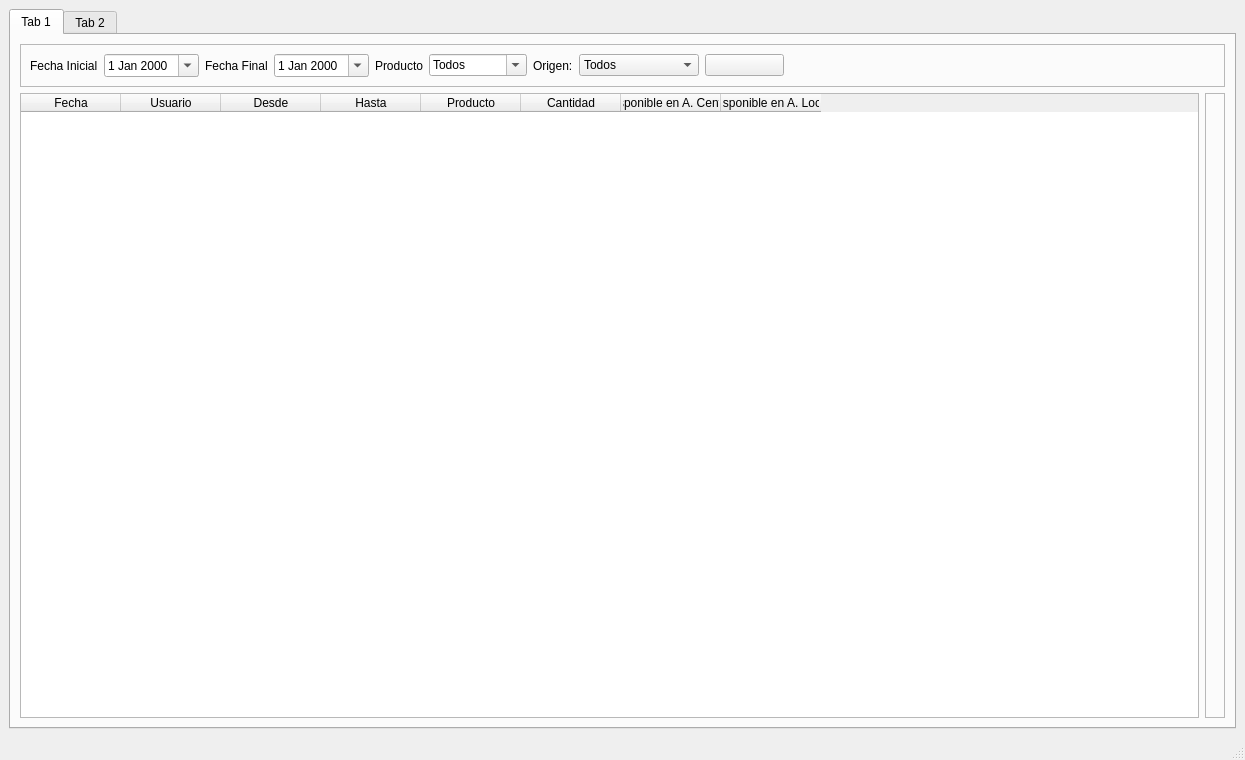
<?xml version="1.0" encoding="UTF-8"?>
<ui version="4.0">
 <class>form_transacciones</class>
 <widget class="QMainWindow" name="form_transacciones">
  <property name="geometry">
   <rect>
    <x>0</x>
    <y>0</y>
    <width>1245</width>
    <height>760</height>
   </rect>
  </property>
  <property name="windowTitle">
   <string>Transacciones</string>
  </property>
  <widget class="QWidget" name="centralwidget">
   <layout class="QGridLayout" name="gridLayout">
    <item row="0" column="0">
     <widget class="QTabWidget" name="tabWidget">
      <property name="currentIndex">
       <number>0</number>
      </property>
      <widget class="QWidget" name="movimientos">
       <attribute name="title">
        <string>Tab 1</string>
       </attribute>
       <layout class="QGridLayout" name="gridLayout_4">
        <item row="0" column="0" colspan="2">
         <widget class="QFrame" name="frame">
          <property name="frameShape">
           <enum>QFrame::StyledPanel</enum>
          </property>
          <property name="frameShadow">
           <enum>QFrame::Raised</enum>
          </property>
          <layout class="QGridLayout" name="gridLayout_2">
           <item row="0" column="1">
            <widget class="QDateEdit" name="de_fechaInicialMovimientos">
             <property name="calendarPopup">
              <bool>true</bool>
             </property>
            </widget>
           </item>
           <item row="0" column="0">
            <widget class="QLabel" name="label">
             <property name="text">
              <string>Fecha Inicial</string>
             </property>
            </widget>
           </item>
           <item row="0" column="2">
            <widget class="QLabel" name="label_2">
             <property name="text">
              <string>Fecha Final</string>
             </property>
            </widget>
           </item>
           <item row="0" column="3">
            <widget class="QDateEdit" name="de_fechaFinalMovimientos">
             <property name="calendarPopup">
              <bool>true</bool>
             </property>
            </widget>
           </item>
           <item row="0" column="7">
            <widget class="QComboBox" name="cb_origen">
             <property name="minimumSize">
              <size>
               <width>101</width>
               <height>0</height>
              </size>
             </property>
             <item>
              <property name="text">
               <string>Todos</string>
              </property>
             </item>
             <item>
              <property name="text">
               <string>Almacén Local</string>
              </property>
             </item>
             <item>
              <property name="text">
               <string>Almacén Central</string>
              </property>
             </item>
            </widget>
           </item>
           <item row="0" column="6">
            <widget class="QLabel" name="label_7">
             <property name="text">
              <string>Origen:</string>
             </property>
            </widget>
           </item>
           <item row="0" column="9">
            <spacer name="horizontalSpacer_5">
             <property name="orientation">
              <enum>Qt::Horizontal</enum>
             </property>
             <property name="sizeHint" stdset="0">
              <size>
               <width>40</width>
               <height>20</height>
              </size>
             </property>
            </spacer>
           </item>
           <item row="0" column="10">
            <spacer name="horizontalSpacer_4">
             <property name="orientation">
              <enum>Qt::Horizontal</enum>
             </property>
             <property name="sizeHint" stdset="0">
              <size>
               <width>40</width>
               <height>20</height>
              </size>
             </property>
            </spacer>
           </item>
           <item row="0" column="4">
            <widget class="QLabel" name="label_3">
             <property name="text">
              <string>Producto</string>
             </property>
            </widget>
           </item>
           <item row="0" column="11">
            <spacer name="horizontalSpacer">
             <property name="orientation">
              <enum>Qt::Horizontal</enum>
             </property>
             <property name="sizeHint" stdset="0">
              <size>
               <width>40</width>
               <height>20</height>
              </size>
             </property>
            </spacer>
           </item>
           <item row="0" column="5">
            <widget class="QComboBox" name="cb_productosMovimientos">
             <property name="minimumSize">
              <size>
               <width>98</width>
               <height>0</height>
              </size>
             </property>
             <property name="editable">
              <bool>true</bool>
             </property>
             <item>
              <property name="text">
               <string>Todos</string>
              </property>
             </item>
            </widget>
           </item>
           <item row="0" column="8">
            <widget class="QPushButton" name="pb_filtrarMovimientos">
             <property name="minimumSize">
              <size>
               <width>79</width>
               <height>0</height>
              </size>
             </property>
             <property name="maximumSize">
              <size>
               <width>106</width>
               <height>16777215</height>
              </size>
             </property>
             <property name="text">
              <string/>
             </property>
             <property name="icon">
              <iconset resource="recursos.qrc">
               <normaloff>:/images/Images/iconos_colores/filter_96px.png</normaloff>:/images/Images/iconos_colores/filter_96px.png</iconset>
             </property>
            </widget>
           </item>
          </layout>
         </widget>
        </item>
        <item row="1" column="1">
         <widget class="QFrame" name="frame_2">
          <property name="frameShape">
           <enum>QFrame::StyledPanel</enum>
          </property>
          <property name="frameShadow">
           <enum>QFrame::Raised</enum>
          </property>
          <layout class="QGridLayout" name="gridLayout_3"/>
         </widget>
        </item>
        <item row="1" column="0">
         <widget class="QTableWidget" name="tw_moviemientos">
          <column>
           <property name="text">
            <string>Fecha</string>
           </property>
          </column>
          <column>
           <property name="text">
            <string>Usuario</string>
           </property>
          </column>
          <column>
           <property name="text">
            <string>Desde</string>
           </property>
          </column>
          <column>
           <property name="text">
            <string>Hasta</string>
           </property>
          </column>
          <column>
           <property name="text">
            <string>Producto</string>
           </property>
          </column>
          <column>
           <property name="text">
            <string>Cantidad</string>
           </property>
          </column>
          <column>
           <property name="text">
            <string>Disponible en A. Central</string>
           </property>
          </column>
          <column>
           <property name="text">
            <string>Disponible en A. Local</string>
           </property>
          </column>
         </widget>
        </item>
       </layout>
      </widget>
      <widget class="QWidget" name="CompraExtraccion">
       <attribute name="title">
        <string>Tab 2</string>
       </attribute>
       <layout class="QGridLayout" name="gridLayout_5">
        <item row="0" column="0">
         <widget class="QFrame" name="frame_3">
          <property name="frameShape">
           <enum>QFrame::StyledPanel</enum>
          </property>
          <property name="frameShadow">
           <enum>QFrame::Raised</enum>
          </property>
          <layout class="QGridLayout" name="gridLayout_8">
           <item row="2" column="1">
            <widget class="QFrame" name="frame_5">
             <property name="frameShape">
              <enum>QFrame::StyledPanel</enum>
             </property>
             <property name="frameShadow">
              <enum>QFrame::Raised</enum>
             </property>
             <layout class="QGridLayout" name="gridLayout_7"/>
            </widget>
           </item>
           <item row="0" column="0" colspan="2">
            <widget class="QFrame" name="frame_4">
             <property name="frameShape">
              <enum>QFrame::StyledPanel</enum>
             </property>
             <property name="frameShadow">
              <enum>QFrame::Raised</enum>
             </property>
             <layout class="QGridLayout" name="gridLayout_6">
              <item row="0" column="3">
               <widget class="QDateEdit" name="de_fechaFinalCompraExtraccion">
                <property name="calendarPopup">
                 <bool>true</bool>
                </property>
               </widget>
              </item>
              <item row="0" column="2">
               <widget class="QLabel" name="label_6">
                <property name="text">
                 <string>Fecha Final</string>
                </property>
               </widget>
              </item>
              <item row="0" column="9">
               <widget class="QComboBox" name="cb_origenOperaciones">
                <property name="minimumSize">
                 <size>
                  <width>110</width>
                  <height>0</height>
                 </size>
                </property>
                <item>
                 <property name="text">
                  <string>Todos</string>
                 </property>
                </item>
                <item>
                 <property name="text">
                  <string>Almacén Local</string>
                 </property>
                </item>
                <item>
                 <property name="text">
                  <string>Almacén Central</string>
                 </property>
                </item>
               </widget>
              </item>
              <item row="0" column="8">
               <widget class="QLabel" name="label_9">
                <property name="text">
                 <string>Origen</string>
                </property>
               </widget>
              </item>
              <item row="0" column="0">
               <widget class="QLabel" name="label_5">
                <property name="text">
                 <string>Fecha Inicial</string>
                </property>
               </widget>
              </item>
              <item row="0" column="1">
               <widget class="QDateEdit" name="de_fechaInicialCompraExtraccion">
                <property name="calendarPopup">
                 <bool>true</bool>
                </property>
               </widget>
              </item>
              <item row="0" column="6">
               <widget class="QLabel" name="label_8">
                <property name="text">
                 <string>Operaciones</string>
                </property>
               </widget>
              </item>
              <item row="0" column="7">
               <widget class="QComboBox" name="cb_operaciones">
                <property name="minimumSize">
                 <size>
                  <width>90</width>
                  <height>0</height>
                 </size>
                </property>
                <item>
                 <property name="text">
                  <string>Todas</string>
                 </property>
                </item>
                <item>
                 <property name="text">
                  <string>Compra</string>
                 </property>
                </item>
                <item>
                 <property name="text">
                  <string>Extracción</string>
                 </property>
                </item>
               </widget>
              </item>
              <item row="0" column="4">
               <widget class="QLabel" name="label_4">
                <property name="text">
                 <string>Producto</string>
                </property>
               </widget>
              </item>
              <item row="0" column="10">
               <widget class="QPushButton" name="pb_filtrarCompraExtraccion">
                <property name="maximumSize">
                 <size>
                  <width>136</width>
                  <height>16777215</height>
                 </size>
                </property>
                <property name="text">
                 <string/>
                </property>
                <property name="icon">
                 <iconset resource="recursos.qrc">
                  <normaloff>:/images/Images/iconos_colores/filter_96px.png</normaloff>:/images/Images/iconos_colores/filter_96px.png</iconset>
                </property>
               </widget>
              </item>
              <item row="0" column="5">
               <widget class="QComboBox" name="cb_productosCompraExtraccion">
                <property name="minimumSize">
                 <size>
                  <width>106</width>
                  <height>0</height>
                 </size>
                </property>
                <property name="editable">
                 <bool>true</bool>
                </property>
                <item>
                 <property name="text">
                  <string>Todos</string>
                 </property>
                </item>
               </widget>
              </item>
              <item row="0" column="11">
               <spacer name="horizontalSpacer_7">
                <property name="orientation">
                 <enum>Qt::Horizontal</enum>
                </property>
                <property name="sizeHint" stdset="0">
                 <size>
                  <width>40</width>
                  <height>20</height>
                 </size>
                </property>
               </spacer>
              </item>
             </layout>
            </widget>
           </item>
           <item row="2" column="0">
            <widget class="QTableWidget" name="tw_CompraExtraccion">
             <column>
              <property name="text">
               <string>Fecha</string>
              </property>
             </column>
             <column>
              <property name="text">
               <string>Usuario</string>
              </property>
             </column>
             <column>
              <property name="text">
               <string>Tipo</string>
              </property>
             </column>
             <column>
              <property name="text">
               <string>Origen</string>
              </property>
             </column>
             <column>
              <property name="text">
               <string>Producto</string>
              </property>
             </column>
             <column>
              <property name="text">
               <string>Cantidad</string>
              </property>
             </column>
             <column>
              <property name="text">
               <string>Merma</string>
              </property>
             </column>
             <column>
              <property name="text">
               <string>Precio</string>
              </property>
             </column>
             <column>
              <property name="text">
               <string>Disponible</string>
              </property>
             </column>
            </widget>
           </item>
          </layout>
         </widget>
        </item>
       </layout>
      </widget>
     </widget>
    </item>
   </layout>
  </widget>
  <widget class="QMenuBar" name="menubar">
   <property name="geometry">
    <rect>
     <x>0</x>
     <y>0</y>
     <width>1245</width>
     <height>26</height>
    </rect>
   </property>
  </widget>
  <widget class="QStatusBar" name="statusbar"/>
 </widget>
 <resources>
  <include location="recursos.qrc"/>
 </resources>
 <connections/>
</ui>
